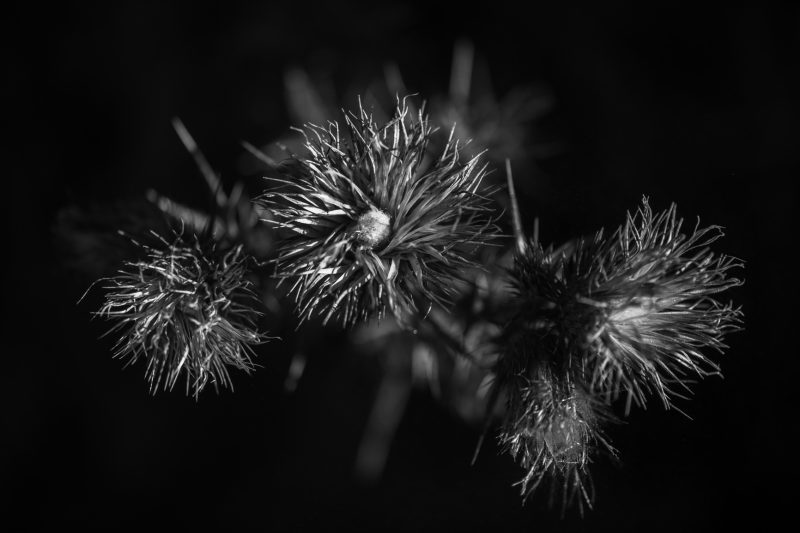
#> input picture DIP Assignments/flowers.jpg, 800 x 533 px
$ jupyter execute --allow-errors 'Compliment of Image - Assignment 6.ipynb'
#> lines starting #> are read from the running program, lines starting #| are printed output that depends on the picture
[cell 1]
import cv2
import copy
import matplotlib.pyplot as plt

img = cv2.imread('flowers.jpg',1)
#> img is the input picture: shape (533, 800, 3); min 0, max 255, mean 23.4
m,n,z = img.shape
#> m = 533; n = 800; z = 3
img2 = copy.deepcopy(img)

[cell 2]
def imageCompliment(img):
    for i in range(m):
        for j in range(n):
            img[i,j]=255-img[i,j]
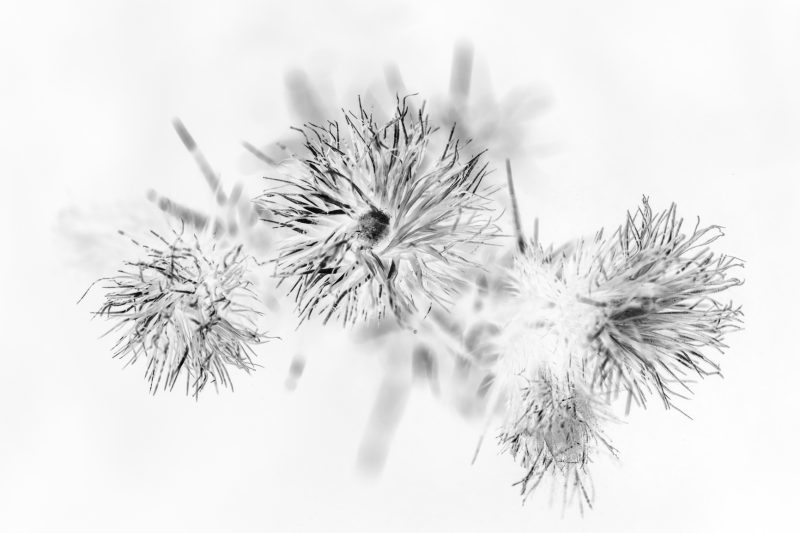
#> img: shape (533, 800, 3); min 0, max 255, mean 231.6
    return img
complimented = imageCompliment(img2)
